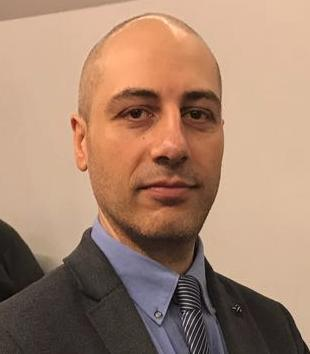
#> input picture immagine.jpg, 310 x 354 px
$ python borders.py
#> lines starting #> are read from the running program, lines starting #| are printed output that depends on the picture
import cv2
import numpy as np
from matplotlib import pyplot as plt

# Carica l'immagine in scala di grigi
img = cv2.imread('immagine.jpg', cv2.IMREAD_GRAYSCALE)
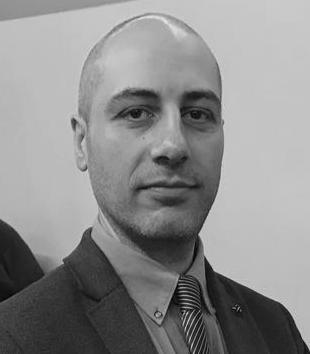
#> img: shape (354, 310); min 0, max 231, mean 140

# Definiamo un kernel per rilevare bordi orizzontali
kernel = np.array([[-1, -1, -1],
                   [ 0,  0,  0],
                   [ 1,  1,  1]])

# Applichiamo la convoluzione usando filter2D
filtered_img = cv2.filter2D(img, ddepth=-1, kernel=kernel)
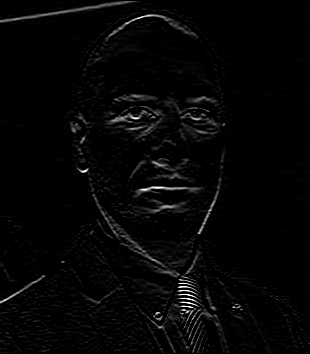
#> filtered_img: shape (354, 310); min 0, max 255, mean 5.6

# Visualizziamo immagine originale e filtrata
plt.figure(figsize=(10,5))
plt.subplot(1,2,1)
plt.title('Originale')
plt.imshow(img, cmap='gray')
plt.axis('off')

plt.subplot(1,2,2)
plt.title('Filtrata (bordi orizzontali)')
plt.imshow(filtered_img, cmap='gray')
plt.axis('off')

plt.show()
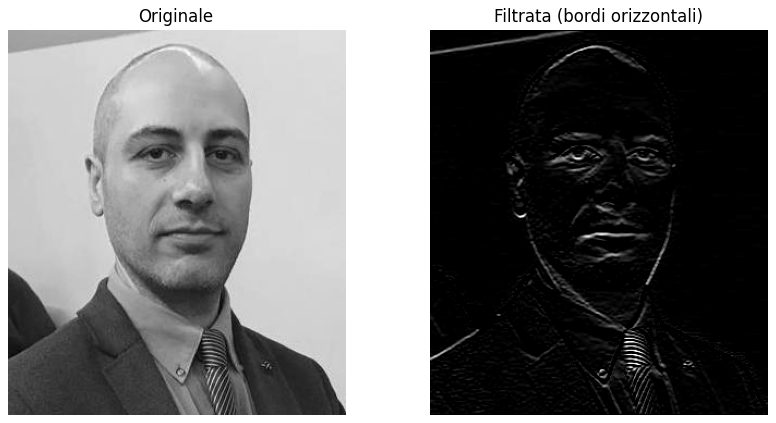
#> figure drawn by matplotlib, 2 panels
